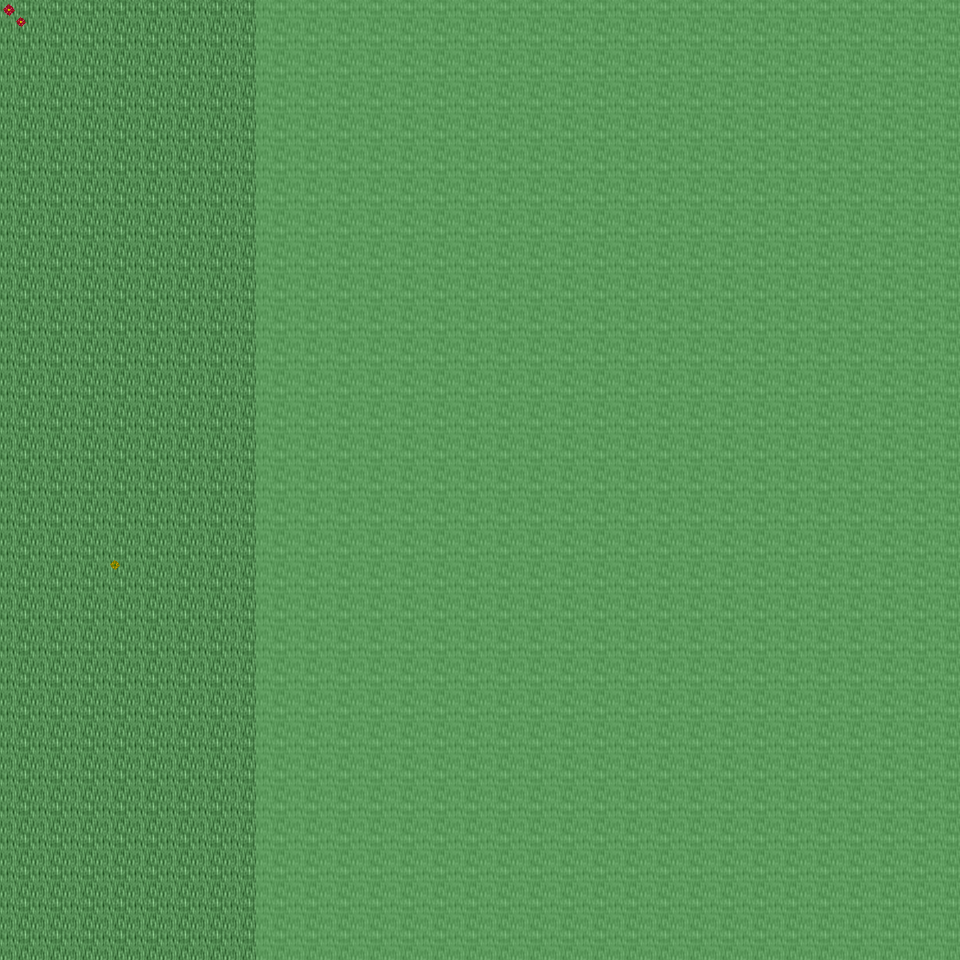

A 2D game scene composited from a Tiled map and its tileset images. What follows is a short description and the map's XML, with each tile layer's data collapsed to a summary:
An orthogonal 30x30 tile map with 32x32 px tiles, 6 tile layers (Ground, Object, Object2, Above, ...), 24 tilesets and 3 objects (3x mapchange).

<map version="1.0" orientation="orthogonal" renderorder="right-down" width="30" height="30" tilewidth="32" tileheight="32" nextobjectid="4">
  <tileset firstgid="1" name="tileset_ground_ground" tilewidth="32" tileheight="32" tilecount="33" columns="3">
    <image source="../drawable/tileset_ground_ground.png" width="96" height="352" />
  </tileset>
  <tileset firstgid="34" name="tileset_ground_ridge_earth_dark" tilewidth="32" tileheight="32" tilecount="96" columns="12">
    <image source="../drawable/tileset_ground_ridge_earth_dark.png" width="384" height="256" />
  </tileset>
  <tileset firstgid="130" name="tileset_ground_rock_pebbles" tilewidth="32" tileheight="32" tilecount="3" columns="1">
    <image source="../drawable/tileset_ground_rock_pebbles.png" width="32" height="96" />
  </tileset>
  <tileset firstgid="133" name="tileset_ground_ladder_steps" tilewidth="32" tileheight="32" tilecount="6" columns="3">
    <image source="../drawable/tileset_ground_ladder_steps.png" width="96" height="64" />
  </tileset>
  <tileset firstgid="139" name="tileset_ground_grass_edges" tilewidth="32" tileheight="32" tilecount="36" columns="12">
    <image source="../drawable/tileset_ground_grass_edges.png" width="384" height="96" />
  </tileset>
  <tileset firstgid="175" name="tileset_ground_grass_corners" tilewidth="32" tileheight="32" tilecount="24" columns="6">
    <image source="../drawable/tileset_ground_grass_corners.png" width="192" height="128" />
  </tileset>
  <tileset firstgid="199" name="tileset_ground_earth_edges" tilewidth="32" tileheight="32" tilecount="18" columns="6">
    <image source="../drawable/tileset_ground_earth_edges.png" width="192" height="96" />
  </tileset>
  <tileset firstgid="217" name="tileset_plant_flower_daisy_white" tilewidth="32" tileheight="32" tilecount="8" columns="2">
    <image source="../drawable/tileset_plant_flower_daisy_white.png" width="64" height="128" />
  </tileset>
  <tileset firstgid="225" name="tileset_item_corpse_huge_animal" tilewidth="32" tileheight="32" tilecount="16" columns="2">
    <image source="../drawable/tileset_item_corpse_huge_animal.png" width="64" height="256" />
  </tileset>
  <tileset firstgid="241" name="tileset_plant_grasses" tilewidth="32" tileheight="32" tilecount="6" columns="3">
    <image source="../drawable/tileset_plant_grasses.png" width="96" height="64" />
  </tileset>
  <tileset firstgid="247" name="tileset_plant_flower_daisy_blue" tilewidth="32" tileheight="32" tilecount="8" columns="2">
    <image source="../drawable/tileset_plant_flower_daisy_blue.png" width="64" height="128" />
  </tileset>
  <tileset firstgid="255" name="tileset_plant_flower_daisy_yellow" tilewidth="32" tileheight="32" tilecount="8" columns="2">
    <image source="../drawable/tileset_plant_flower_daisy_yellow.png" width="64" height="128" />
  </tileset>
  <tileset firstgid="263" name="tileset_plant_flower_daisy_red" tilewidth="32" tileheight="32" tilecount="8" columns="2">
    <image source="../drawable/tileset_plant_flower_daisy_red.png" width="64" height="128" />
  </tileset>
  <tileset firstgid="271" name="tileset_plant_bush_bushes" tilewidth="32" tileheight="32" tilecount="10" columns="5">
    <image source="../drawable/tileset_plant_bush_bushes.png" width="160" height="64" />
  </tileset>
  <tileset firstgid="281" name="tileset_plant_stump_stump_brown" tilewidth="32" tileheight="32" tilecount="4" columns="2">
    <image source="../drawable/tileset_plant_stump_stump_brown.png" width="64" height="64" />
  </tileset>
  <tileset firstgid="285" name="tileset_logic_collision" tilewidth="32" tileheight="32" tilecount="1" columns="1">
    <image source="../drawable/tileset_logic_collision.png" width="32" height="32" />
  </tileset>
  <tileset firstgid="286" name="tileset_plant_tree_dead_tree_5" tilewidth="32" tileheight="32" tilecount="20" columns="4">
    <image source="../drawable/tileset_plant_tree_dead_tree_5.png" width="128" height="160" />
  </tileset>
  <tileset firstgid="306" name="tileset_plant_tree_dead_tree_6" tilewidth="32" tileheight="32" tilecount="20" columns="4">
    <image source="../drawable/tileset_plant_tree_dead_tree_6.png" width="128" height="160" />
  </tileset>
  <tileset firstgid="326" name="tileset_plant_tree_dead_tree_7" tilewidth="32" tileheight="32" tilecount="20" columns="4">
    <image source="../drawable/tileset_plant_tree_dead_tree_7.png" width="128" height="160" />
  </tileset>
  <tileset firstgid="346" name="tileset_plant_bush_large_dead" tilewidth="32" tileheight="32" tilecount="2" columns="1">
    <image source="../drawable/tileset_plant_bush_large_dead.png" width="32" height="64" />
  </tileset>
  <tileset firstgid="348" name="tileset_plant_bush_large_wide_dead" tilewidth="32" tileheight="32" tilecount="4" columns="2">
    <image source="../drawable/tileset_plant_bush_large_wide_dead.png" width="64" height="64" />
  </tileset>
  <tileset firstgid="352" name="tileset_plant_grasses_wildland" tilewidth="32" tileheight="32" tilecount="4" columns="4">
    <image source="../drawable/tileset_plant_grasses_wildland.png" width="128" height="32" />
  </tileset>
  <tileset firstgid="356" name="tileset_object_skullsonspikes_l" tilewidth="32" tileheight="32" tilecount="12" columns="4">
    <image source="../drawable/tileset_object_skullsonspikes_l.png" width="128" height="96" />
  </tileset>
  <tileset firstgid="368" name="tileset_object_skullsonspikes_r" tilewidth="32" tileheight="32" tilecount="12" columns="4">
    <image source="../drawable/tileset_object_skullsonspikes_r.png" width="128" height="96" />
  </tileset>
  <layer name="Ground" width="30" height="30">
    <data>[900 cells, 900 non-empty, 4 distinct tile ids]</data>
  </layer>
  <layer name="Object" width="30" height="30">
    <data>[900 cells, 72 non-empty, 7 distinct tile ids]</data>
  </layer>
  <layer name="Object2" width="30" height="30">
    <data>[900 cells, 25 non-empty, 6 distinct tile ids]</data>
  </layer>
  <layer name="Above" width="30" height="30">
    <data>[900 cells, 0 non-empty, 0 distinct tile ids]</data>
  </layer>
  <layer name="Above2" width="30" height="30">
    <data>[900 cells, 0 non-empty, 0 distinct tile ids]</data>
  </layer>
  <layer name="Walkable" width="30" height="30">
    <data>[900 cells, 660 non-empty, 1 distinct tile ids]</data>
  </layer>
  <objectgroup name="MapEvents">
    <object id="1" name="north" type="mapchange" x="0" y="0" width="256" height="32">
      <properties>
        <property name="map" value="0_ados_mountain_n2_w2_x3_y2" />
        <property name="place" value="south" />
      </properties>
    </object>
    <object id="2" name="south" type="mapchange" x="0" y="928" width="256" height="32">
      <properties>
        <property name="map" value="0_ados_mountain_n2_w2_x3_y4" />
        <property name="place" value="north" />
      </properties>
    </object>
    <object id="3" name="west" type="mapchange" x="0" y="0" width="32" height="960">
      <properties>
        <property name="map" value="0_ados_mountain_n2_w2_x2_y3" />
        <property name="place" value="east" />
      </properties>
    </object>
  </objectgroup>
</map>
